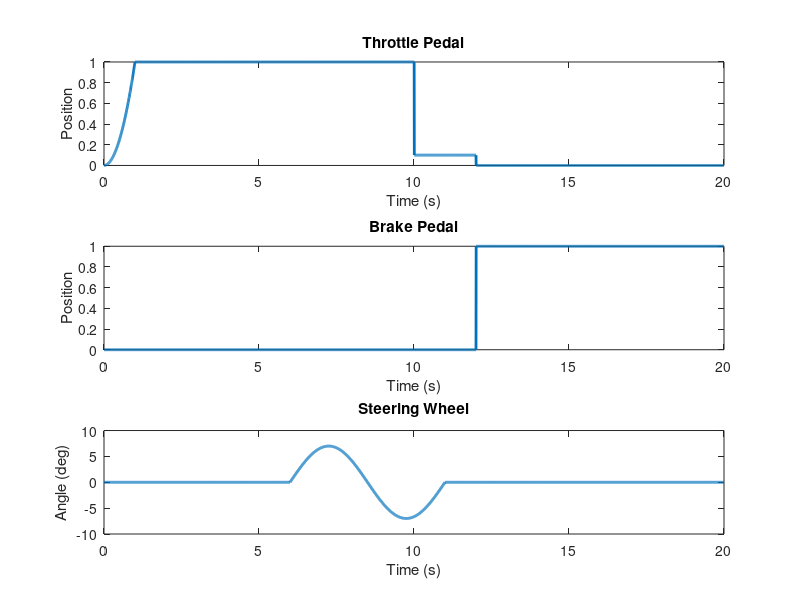

Recreate this plot in MATLAB.
% ************************ INITIAL CONFIG SCRIPT ************************ %
% This script defines:                                                    %
% 1. Sampling period of the inputs to simulation and the controller.      %
% 2. Multiple model parameters.                                           %
% 3. Surface definition. Coefficients of fricition for the wheels         %
%    Two options:                                                         %
%    a. Fixed (constant) value for each wheel                             %
%    b. Enhanced split-mu                                                 %
% 4. The maneuver to be carried out by a ficticious driver, based on      %
%    throttle, brake and steering inputs.                                 %
% *********************************************************************** %

% *************+*********** MANEUVER DESCRIPTION ************************ %
% Panic brake apply at 90km/h                                             %
% No steering correction                                                  %
% Split-mu [0.9, 0.4]                                                     %
% *********************************************************************** %

% Close open windows, clear workspace and clean command window
close all;
clear;
clc;

% SAMPLING PERIOD (TIME STEP)
dT = 0.005;  % (seconds)

% MODEL PARAMETERS
P_SteeringMax        = 20;    % Maximum wheel angle (deg)
P_SteeringRatio      = 7;     % Steering wheel : Wheel's steering angle
P_TorqueMax          = 600;   % Maximum axle torque (N*m)
P_BrakePressureMax   = 120;   % Maximum brake pressure (bar)
P_ABSPressureRateMax = 1000;  % Maximum ABS pressure rate (bar/s)
P_PedalTravelRateMax = 5;     % Maximum pedal travel rate (1/s)


% ************************** SURFACE DEFINITION ************************* %
% FIXED friction coefficients [mu_FL; mu_FR; mu_RL; mu_RR]
Mu = ones(4,1).*0.9;          % Homogenous high-mu
% Mu = [0.91 0.85 0.93 0.88]';  % Quasi-homogenous high-mu
% Mu = [0.9 0.6 0.9 0.6]';      % Fixed split-mu

% ENHANCED SPILT-MU FUNCTION 
% Coeffiecients of friction of the surfaces
MuSplit = [0.9 0.4]';         % [Left Right]

% Function parameters
P_SplitMu_On           = true;  % Enhanced Split-mu function switch
P_SplitMuOnlyAtBraking = true;  % Enhanced Split-mu only at braking switch
                                % TRUE: Fixed Mu is used prior to braking
P_RefLine4SplitMue     = 6.14;  % Global X or Y coordinate (m)
P_RefLineIsX           = false; % Switch between X or Y split-mu
P_RefLine_On           = true;  % Show a reference line in the XY PLOTTER
                                % to indicate the split-mu division
                                % Details in 'Main/Visualization/RefLine'

% ************************ SURFACE DEFINITION - END ********************* %



% ************************* MANEUVER DEFINITION ************************* %
% Maneuver's duration (not to be confused with Simulink's Stop-Time)
Tf = 20;

% Define Time column vector
t  = 0:dT:Tf;
t  = t';

% % Define pedals behavior over time
% % t - time (s)
% % k - position in vector corresponding to time t
% Throttle ramp up (from time 0 to t_RampUp)
t_RampUp = 1;
k_RampUp = t_RampUp/dT + 1;
% Wide Open Throttle (from time t_RampUp to t_WOT)
t_WOT = 9;
k_WOT = k_RampUp + t_WOT/dT +1;
% Brake apply (from time t_Brake to Tf)
t_Brake = 12;
k_Brake = t_Brake/dT + 1;
% % END of pedals behavior over time definition

% Define and build column vectors of throttle and brake pedals positions 
ThrPos = zeros(length(t),1);
BrkPos = zeros(length(t),1);
% Throttle
ThrPos(1:k_RampUp) = t(1:k_RampUp).^2 / (t_RampUp^2);
ThrPos(k_RampUp+1:k_WOT) = 1;
ThrPos(k_WOT+1:k_Brake) = 0.1;
% Brake
BrkPos(k_Brake+1:end) = 1;


% % Define steering over time
t_SteerInit = 6;
t_SteerStop = 11;
k_SteerInit = t_SteerInit/dT + 1;
k_SteerStop = t_SteerStop/dT + 1;
% Define and build column vector of steering wheel inputs
StrPos = zeros(length(t),1);
% Steering wheel input (comment below lines to have a constant input of 0)
temp = linspace(0, 2*pi , (k_SteerStop-k_SteerInit)+1)';
StrPos(k_SteerInit:k_SteerStop) = 7 * sin(temp);


% Build data for Simulink
Drv_ThrPedal = [t ThrPos];
Drv_BrkPedal = [t BrkPos];
Drv_Steering = [t StrPos];
% ********************** MANEUVER DEFINITION - END ********************** %


% **************************** PLOT MANEUVER **************************** %
figure;
% Plot Throttle
subplot(3,1,1);
plot(t,ThrPos, 'Linewidth', 2);
ylim([0 1]);
title('Throttle Pedal');
xlabel('Time (s)');
ylabel('Position');
% Plot Brake
subplot(3,1,2);
plot(t,BrkPos, 'Linewidth', 2);
ylim([0 1]);
xlabel('Time (s)');
ylabel('Position');
title('Brake Pedal');
% Plot Steering
subplot(3,1,3);
plot(t,StrPos, 'Linewidth', 2);
title('Steering Wheel');
xlabel('Time (s)');
ylabel('Angle (deg)');
% ************************* PLOT MANEUVER - END ************************* %
